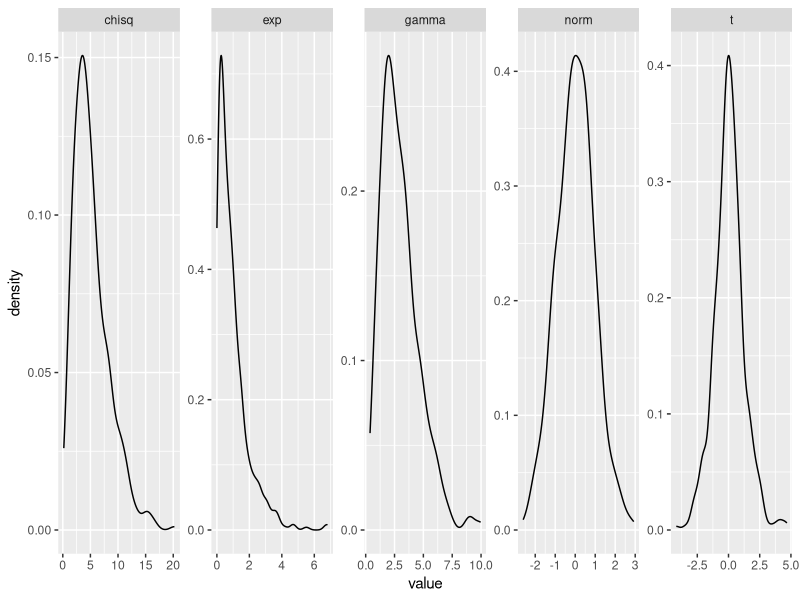
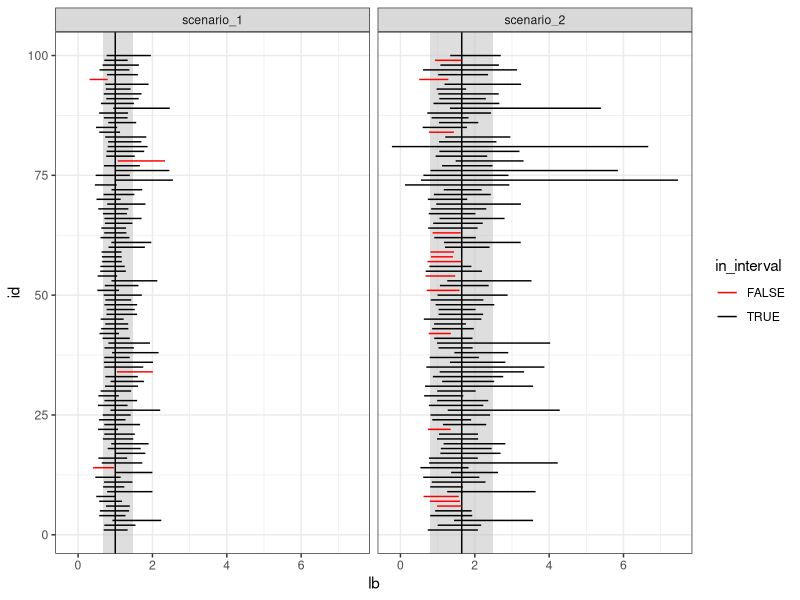
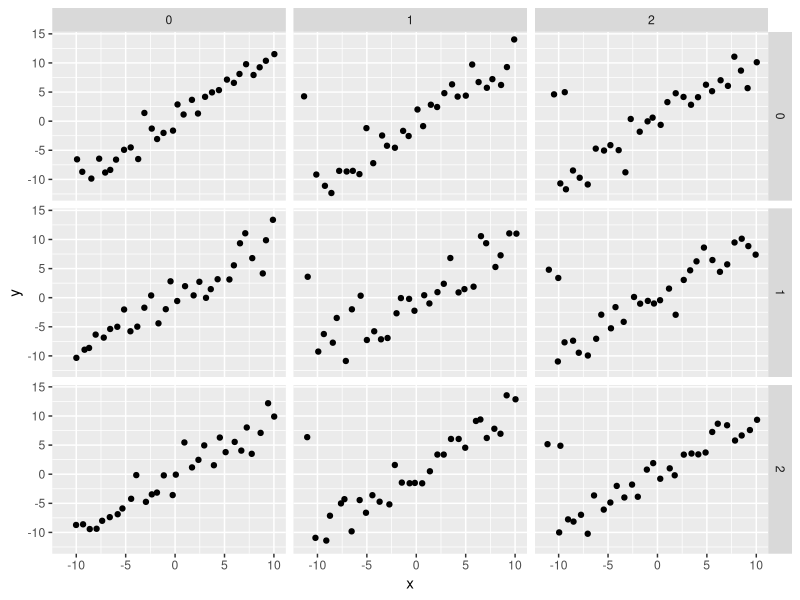
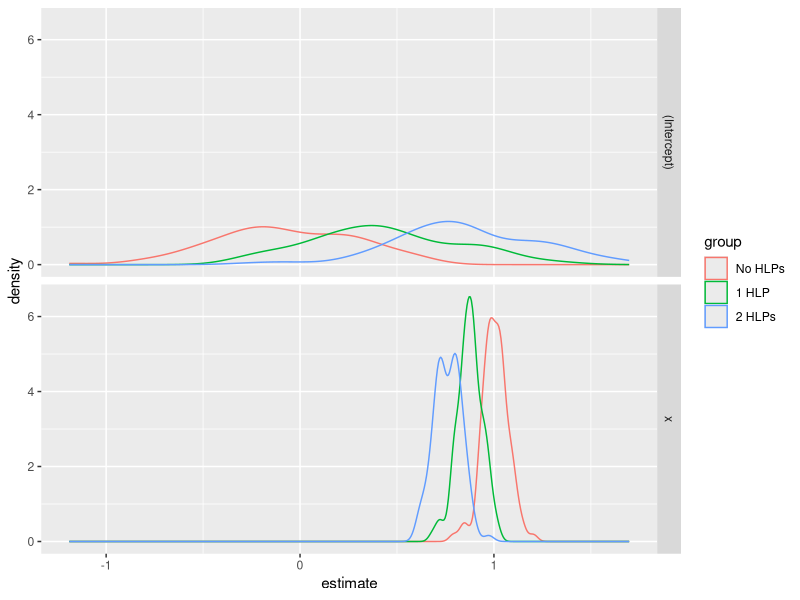
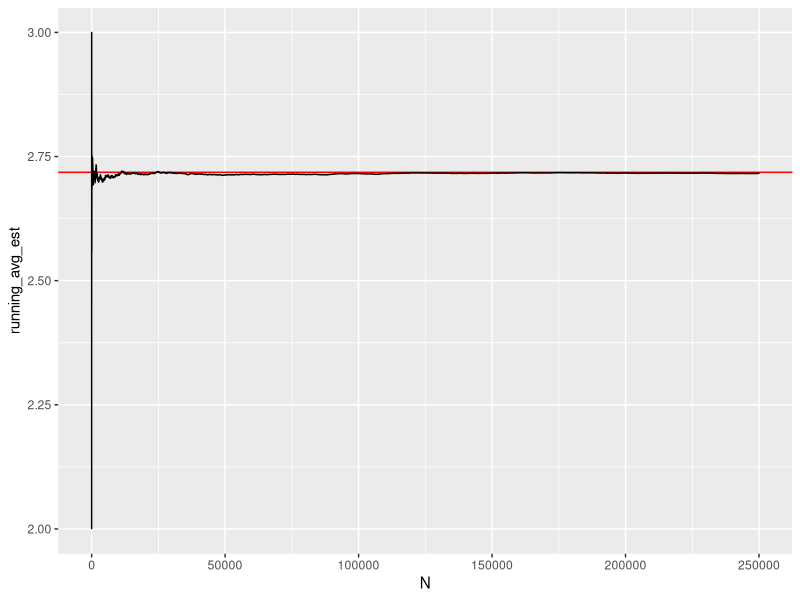
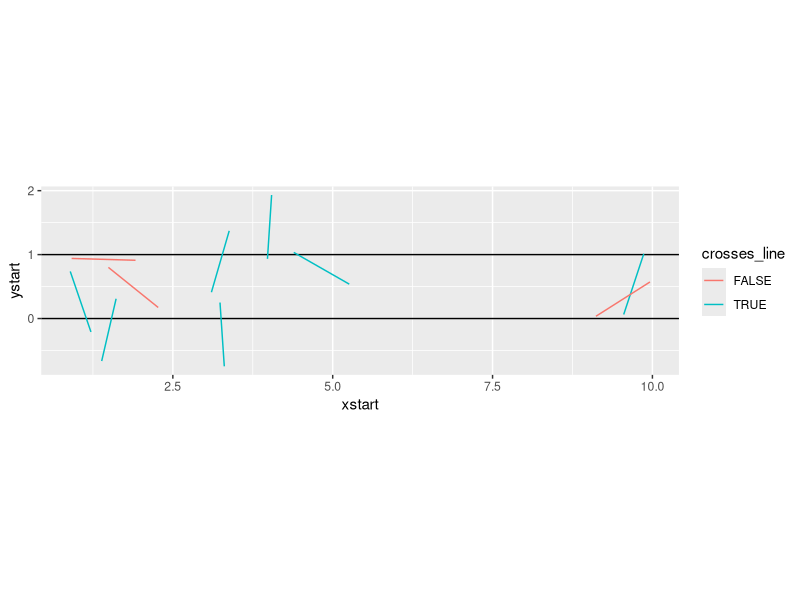
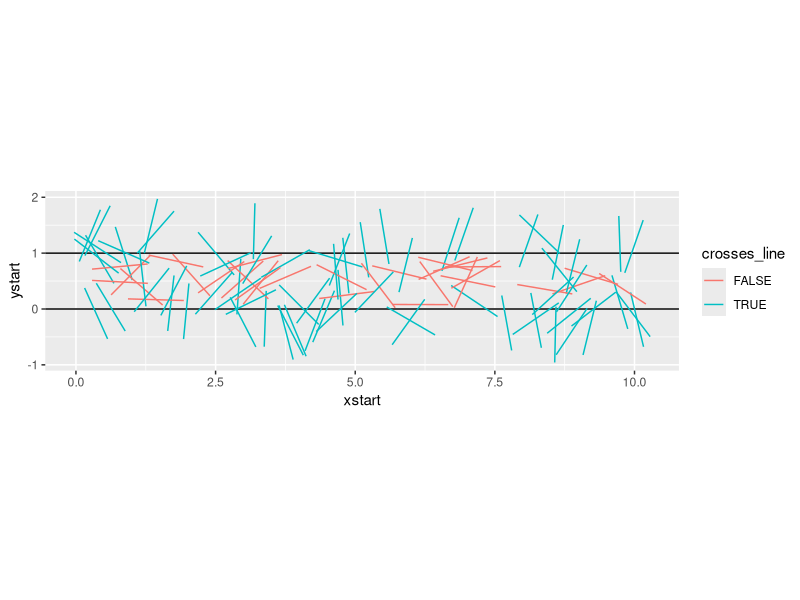
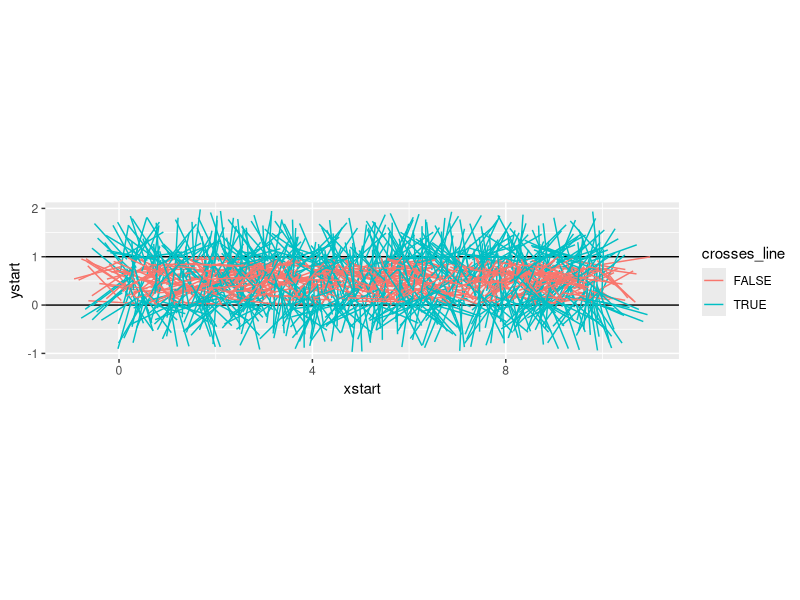

Write the R code that produced these figures, in order.
## ---- chunk 1
set.seed(342512)

# Get 10 numbers after the seed is set
sample(1:100, 10)

# Compute something else that depends on randomness
mean(rnorm(50))

# Get 10 more numbers
sample(1:100, 10)
## ---- chunk 2
set.seed(342512)

# Get 10 numbers after the seed is set
sample(1:100, 10)

# Compute something else that depends on randomness
mean(rnorm(30))

# Get 10 more numbers
sample(1:100, 10)
## ---- chunk 3
library(tidyverse)
set.seed(109025879)

tibble(
  norm = rnorm(500),
  gamma = rgamma(500, shape = 3, scale = 1),
  exp = rexp(500, rate = 1), # R uses a exp(-ax) 
  t = rt(500, df = 5),
  chisq = rchisq(500, 5)
) %>%
  pivot_longer(1:5, names_to = "dist", values_to = "value") %>%
  ggplot(aes(x = value)) + geom_density() + facet_wrap(~dist, scales = "free", nrow = 1)
## ---- chunk 4
set.seed(20572983)
data <- tibble(x = seq(-10, 10, .1), 
               y = x + rnorm(length(x)))
regression <- lm(y ~ x, data = data)
summary(regression)
## ---- chunk 5
set.seed(40295023)

sim <- tibble(
  id = rep(1:100, each = 25), # generate 100 samples of 25 points each
  ln_x = rnorm(25*100), # generate the normal deviates
  x = exp(ln_x), # transform into lognormal deviates
) %>%
  # this creates a 100-row data frame, with one row for each id. 
  # the columns x, ln_x are stored in the data list-column as a tibble.
  nest(data = c(x, ln_x))
  
head(sim)
sim$data[[1]]
## ---- chunk 6
options(digits = 3)
## ---- chunk 7
compute_interval <- function(x) {
  s1 <- exp(mean(log(x)) + c(-1, 1) * qnorm(.975) * sd(log(x))/sqrt(length(x)))
  s2 <- mean(x) + c(-1, 1) * qnorm(.975) * sd(x)/sqrt(length(x))
  tibble(scenario = c("scenario_1", "scenario_2"),
         mean = c(1, exp(1/2)),
         lb = c(s1[1], s2[1]), ub = c(s1[2], s2[2]),
         in_interval = (lb < mean) & (ub > mean))
}


sim_long <- sim %>%
  # This line takes each data entry and computes an interval for x.
  # .$x is code for take the argument you passed in to map and get the x column
  mutate(res = purrr::map(data, ~compute_interval(.$x))) %>%
  # this "frees" res and we end up with two columns: lb and ub, for each scenario
  unnest(res)
  

ci_df <- tibble(scenario = c("scenario_1", "scenario_2"),
                mu = c(1, exp(1/2)),
                lb = c(exp(-1.96/5), exp(.5) - 1.96*sqrt((exp(1) - 1)*exp(1))/5),
                ub = c(exp(1.96/5), exp(.5) + 1.96*sqrt((exp(1) - 1)*exp(1))/5))


ggplot() + 
  geom_rect(aes(xmin = lb, xmax = ub, ymin = -Inf, ymax = Inf), 
            data = ci_df,
            fill = "grey", alpha = .5, color = NA) + 
  geom_vline(aes(xintercept = mu), data = ci_df) + 
  geom_segment(aes(x = lb, xend = ub, y = id, yend = id, color = in_interval),
               data = sim_long) + 
  scale_color_manual(values = c("red", "black")) + 
  theme_bw() + 
  facet_wrap(~scenario)
## ---- chunk 8
gen_data <- function(n = 30, o = 1, error_sd = 2) {
  # generate the main part of the regression data
  data <- tibble(x = rnorm(n = n - o, mean = seq(-10, 10, length.out = n - o), sd = .1),
                 y = x + rnorm(length(x), mean = 0, sd = error_sd))
  # generate the outlier - make it at ~(-10, 5)
  outdata <- tibble(x = rnorm(o, -10), y = rnorm(o, 5, error_sd))
  bind_rows(data, outdata)
}

sim_data <- tibble(
  id = 1:300,
  o = rep(0:2, each = 100),
  # call gen_data for each row in sim_data, but don't really use id as a parameter.
  data = purrr::map(o, ~gen_data(o = .)) 
)

head(sim_data)

# plot a few datasets just to check they look like we expect:
sim_data %>%
  filter(id %% 100 < 3) %>%
  unnest(data) %>%
  ggplot(aes(x = x, y = y)) + 
  geom_point() + 
  facet_grid(id %% 100 ~ o )


library(broom) # the broom package cleans up model objects to tidy form

sim_data <- sim_data %>%
  # fit linear regression
  mutate(model = purrr::map(data, ~lm(y ~ x, data = .)))  %>%
  mutate(tidy_model = purrr::map(model, tidy))

# Get the coefficients out
tidy_coefs <- select(sim_data, id, o, tidy_model) %>%
  unnest(tidy_model) %>%
  mutate(group = case_when(o == 0 ~ "No HLPs",
                           o == 1 ~ "1 HLP",
                           o == 2 ~ "2 HLPs") %>%
           factor(levels = c("No HLPs", "1 HLP", "2 HLPs")))

ggplot(tidy_coefs, aes(x = estimate, color = group)) + 
  facet_grid(term ~ .) + 
  geom_density()
## ---- chunk 9
set.seed(204209527)
dogtemp <- tibble(
  actual = rnorm(1000, 101.75, 0.375),
  read = pmin(actual, 102)
) 
dogtemp %>%
  summarize_all(mean)

## ---- chunk 10
options(digits = 8)
## ---- chunk 11
# It's easier to think through the code if we write it inefficiently first
sim_fcn <- function() {
  usum <- 0
  k <- 0
  # prevent infinite loops by monitoring the value of k as well
  while (usum < 1 & k < 15) {
    usum <- runif(1) + usum
    k <- k + 1
  }
  return(k)
}

set.seed(302497852)
res <- tibble(k = replicate(1000, sim_fcn(), simplify = T))

mean(res$k)
## ---- chunk 12
set.seed(20417023)

sim_res <- tibble(samp = replicate(250000, sim_fcn(), simplify = T)) 

sim_res <- sim_res %>%
  mutate(running_avg_est = cummean(samp),
         N = row_number())

ggplot(aes(x = N, y = running_avg_est), data = sim_res) + 
  geom_hline(yintercept = exp(1), color = "red") + 
  geom_line()
## ---- chunk 13
set.seed(20491720)
fn <- function(x) exp(-x^3)

sim_data <- tibble(x = runif(100000),
                   y = fn(x))
mean(sim_data$y)

## ---- chunk 14
needle_sim <- function(sticks = 100) {
  df <- tibble(xstart = runif(sticks, 0, 10), 
         ystart = runif(sticks, 0, 1), 
         angle = runif(sticks, 0, 360),
         xend = xstart + cos(angle/180*pi), 
         yend = ystart + sin(angle/180*pi)
  ) %>%
    # We can see if a stick crosses a line if the floor() function of ystart is 
    # different than floor(yend). Note this only works for integer line values...
  mutate(crosses_line = floor(ystart) != floor(yend)) 
  
  
  gg <- ggplot() + 
  geom_hline(yintercept = c(0, 1)) + 
  geom_segment(aes(x = xstart, y = ystart, xend = xend, yend = yend,
                   color = crosses_line), data = df) + 
  coord_fixed()
  
  return(list(est = 2 * sticks/ sum(df$crosses_line), plot = gg))
}

needle_sim(10)

needle_sim(100)

needle_sim(1000)

needle_sim(10000)
